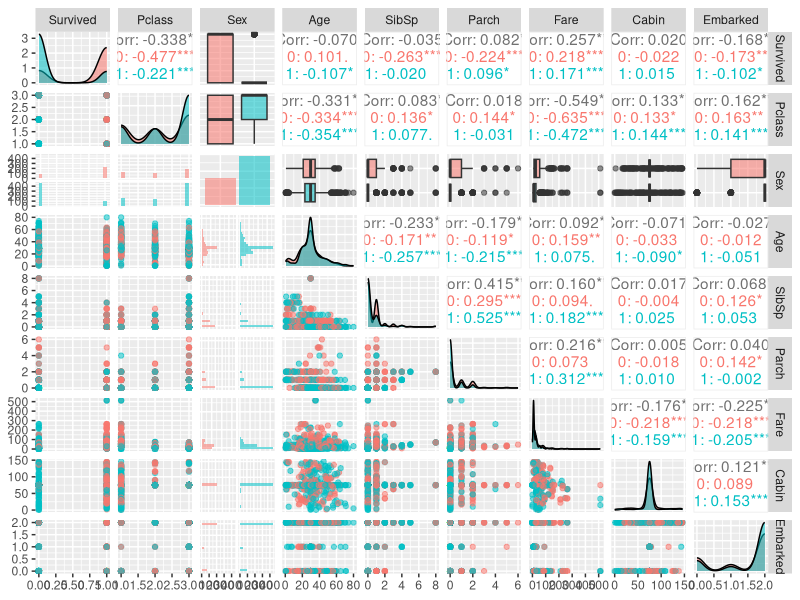
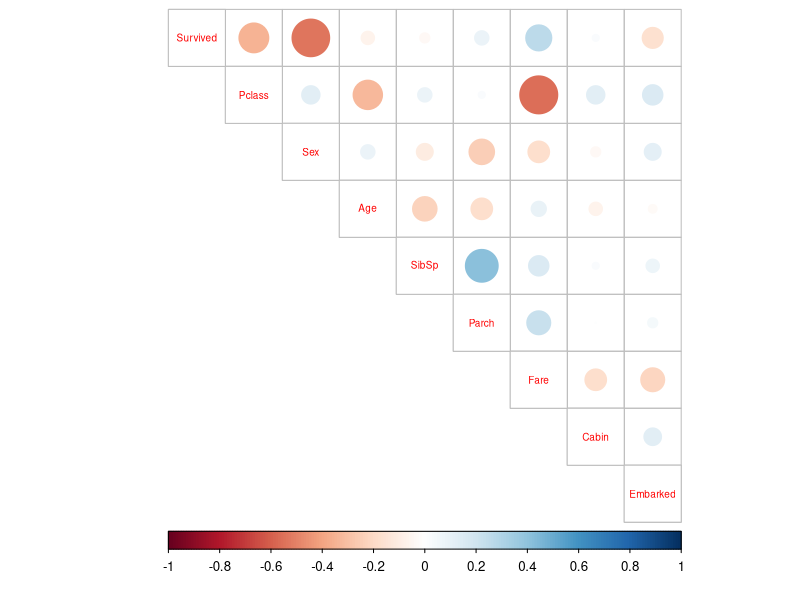
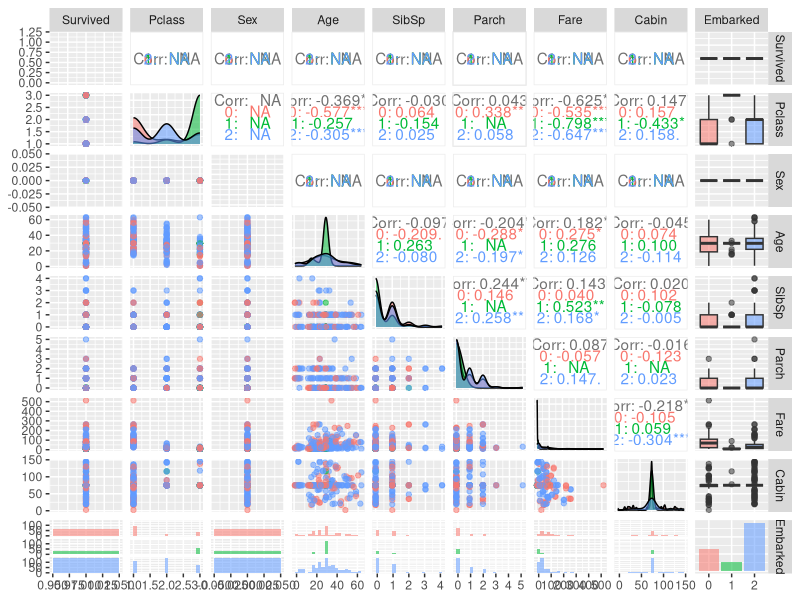
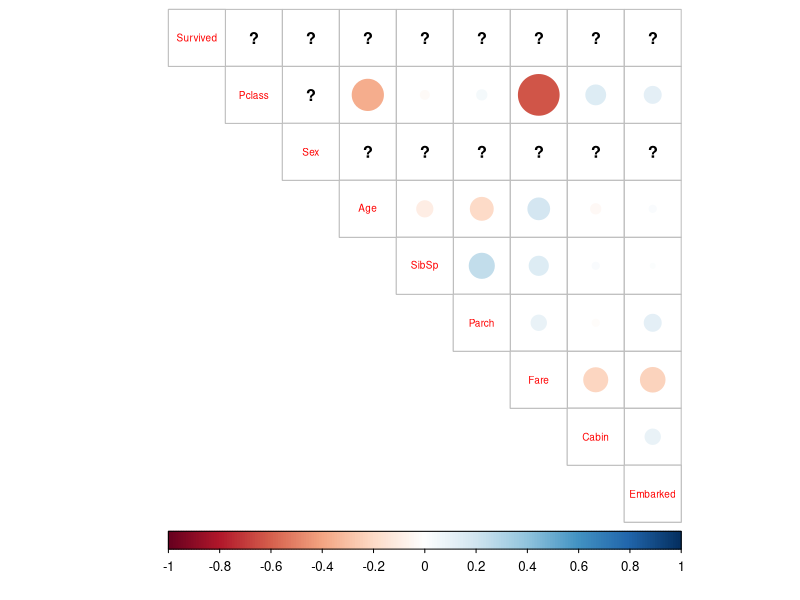
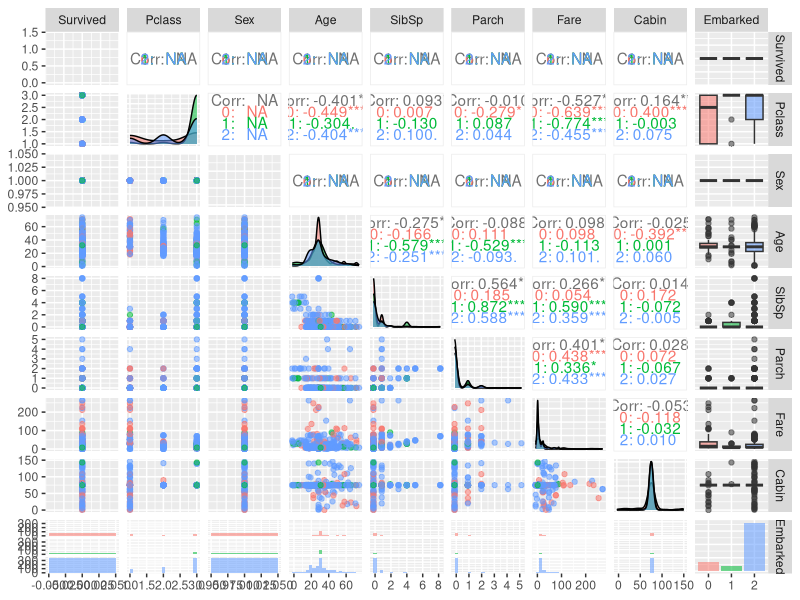
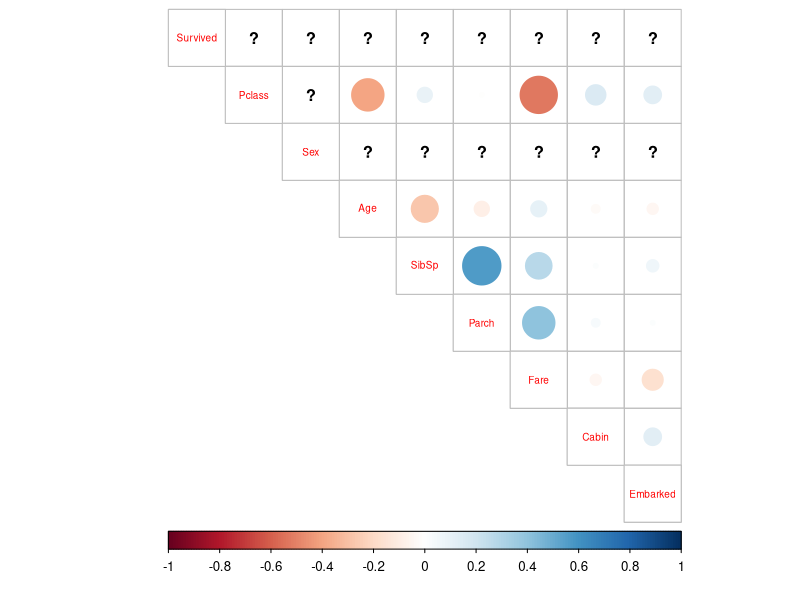

R code for these plots, in order:
## ---- chunk 1
library(dplyr)

titanic <- read.csv(file="testOut.csv",header=TRUE,sep=",")
keep <- c("Survived", "Pclass", "Sex", "Age", "SibSp", "Parch", "Fare", "Cabin", "Embarked")
titanic <- select(titanic, one_of(keep))
## ---- chunk 2
SurvivorJane <- read.csv(file="SurvivorJane.csv",header=TRUE,sep=",")
#remove PassingerID
keep <- c("Survived", "Pclass", "Sex", "Age", "SibSp", "Parch", "Fare", "Cabin", "Embarked")
SurvivorJane <- select(SurvivorJane, one_of(keep))
dim(SurvivorJane)
summary(SurvivorJane)
## ---- chunk 3
NonSurvivorJoe <- read.csv(file="NonSurvivorJoe.csv",header=TRUE,sep=",")
#remove PassingerID
NonSurvivorJoe <- select(NonSurvivorJoe, one_of(keep))
dim(NonSurvivorJoe)
summary(NonSurvivorJoe)
## ---- chunk 4
library(GGally)
library(ggplot2)
titanic$Sex <- as.factor(titanic$Sex)
pTitanic <- ggpairs(titanic, mapping = aes(col=Sex, alpha=0.3), lower = list(combo = wrap("facethist", bins = 20)))
pTitanic

## ---- chunk 5
#another presentation of correlation matrix
titanic$Sex <- as.numeric(titanic$Sex)
titanic$Survived <- as.numeric(titanic$Survived)
cor_matrix<-cor(titanic) %>% round(digits =2)
cor_matrix
library(corrplot)
corrplot(cor_matrix, method="circle", type = "upper", cl.pos = "b", tl.pos = "d", tl.cex = 0.6)

## ---- chunk 6
SurvivorJane$Embarked <- as.factor(SurvivorJane$Embarked)
pJane <- ggpairs(SurvivorJane, mapping = aes(col=Embarked, alpha=0.3), lower = list(combo = wrap("facethist", bins = 20)))
pJane
## ---- chunk 7
SurvivorJane$Embarked <- as.numeric(SurvivorJane$Embarked)
cor_matrix<-cor(SurvivorJane) %>% round(digits =2)
cor_matrix
corrplot(cor_matrix, method="circle", type = "upper", cl.pos = "b", tl.pos = "d", tl.cex = 0.6)

## ---- chunk 8
NonSurvivorJoe$Embarked <- as.factor(NonSurvivorJoe$Embarked)
pJoe <- ggpairs(NonSurvivorJoe, mapping = aes(col=Embarked, alpha=0.3), lower = list(combo = wrap("facethist", bins = 20)))
pJoe
## ---- chunk 9
NonSurvivorJoe$Embarked <- as.numeric(NonSurvivorJoe$Embarked)
cor_matrix<-cor(NonSurvivorJoe) %>% round(digits =2)
cor_matrix
corrplot(cor_matrix, method="circle", type = "upper", cl.pos = "b", tl.pos = "d", tl.cex = 0.6)


